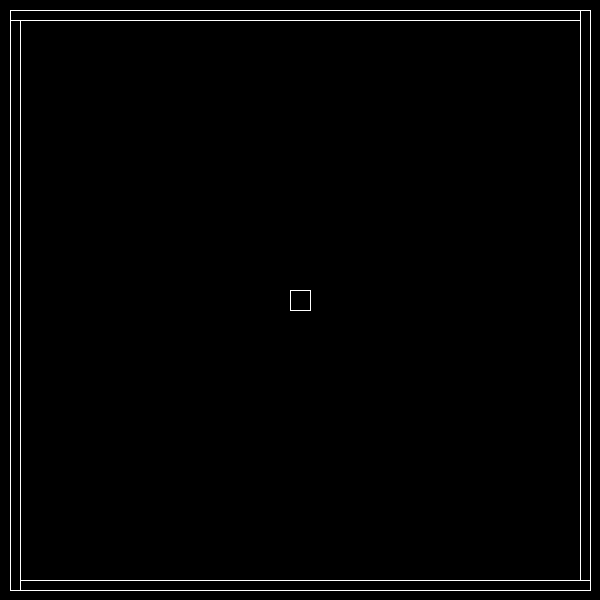
Frame 1 (no input)
Frame 60 (the mouse pressed at the canvas centre just before this capture): identical to frame 1, image omitted
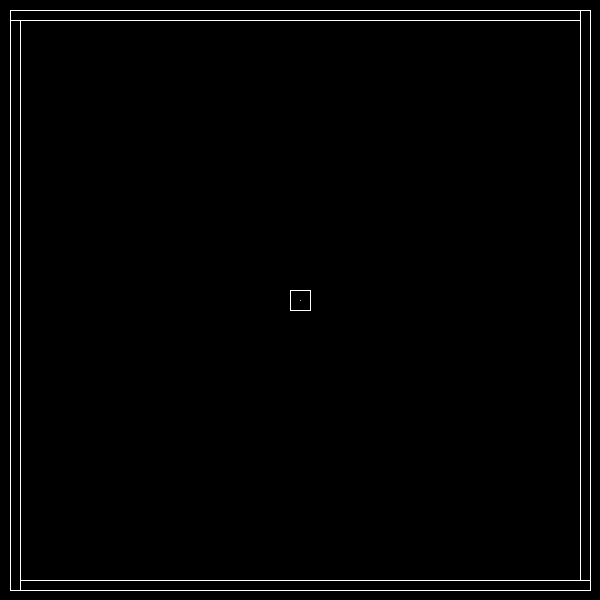
Frame 120 (the mouse held since frame 60 and released just before this capture)

The Processing sketch that drew these frames (run headless with seeded random() and noise(); from frame 60 on, the mouse is pressed at the canvas centre):

// Processing sketch: RBCollision2DOld
// ── RBCollision2DOld.pde

// For all functions try to keep PVectors out of parameters to increase speed
// Exceptions:
//    PVector[] lineOverlap(PVector[] line)

//      TODONE
// Calculate vertices based on offsets and angle
// Able to create / drag rigid bodies
// Function to detect overlap between rigidbodies
// Fully read through article http://chrishecker.com/Rigid_body_dynamics
// Subdivision of time to collide more precisely
// Add toShow to rigidbody

//      TODO
// Fix jittering caused by incorrect subdivision
// Fix case of subdivision collision where edges align
// Calculate mass of object
// Calculate moment of inertia around centre
// Redo using own Double2 class

// CURRENTLY DEBUG
// After collisions it is moving the point in which it collides backwards
// rather than removing it completely.
// This is leading to the subdivision moving backwards out of the
// current time section as it is chasing the collision which is Moving
// itself backwards.
// Could be collision calculation or subdivision


// #region - Setup

 // Variables
final float pixelsPerMetre = 100;
float totalTime;
RigidBodyScene globalRbs;

RigidBody dragRB;
float dragPosDirAngle;
float dragPosDirMag;
PVector createPos;


void setup() { // PApplet - Setup processing functions
  size(600, 600);
  stroke(255);
  noFill();
  setupVariables();
}


void setupVariables() { // PApplet - Setup variables
  totalTime = 0;
  globalRbs = new RigidBodyScene(new PVector(20, 20), new PVector(width - 40, height - 40), 10);
  new RigidBody(globalRbs, false, true, new PVector[] {
    new PVector(-10, -10),
    new PVector(-10, 10),
    new PVector(10, 10),
    new PVector(10, -10)
  }, new PVector(width/2, height/2), 0);
}

// #endregion


// #region - Main

void draw() { // PApplet - Draw to the screen
  background(0);
  globalRbs.update();
  globalRbs.show();
  showInteract();
}


void showInteract() { // PApplet - Show drag / create interactions
  if (createPos != null) { // Show create
    PVector mousePos = getMousePos();
    PVector centre = PVector.mult(PVector.add(mousePos, createPos), 0.5);
    PVector[] vertices = new PVector[] {
      createPos,
      PVector.add(centre, vPerp(PVector.sub(createPos, centre))),
      mousePos,
      PVector.add(centre, vPerp(PVector.sub(mousePos, centre))),
    };
    quad(
      vertices[0].x, vertices[0].y,
      vertices[1].x, vertices[1].y,
      vertices[2].x, vertices[2].y,
      vertices[3].x, vertices[3].y
    );

  } else if (dragRB != null) { // Show drag
    PVector dragDir = new PVector(
      dragPosDirMag * cos(dragPosDirAngle + dragRB.rot),
      dragPosDirMag * sin(dragPosDirAngle + dragRB.rot)
    );
    line(mouseX, mouseY, dragRB.pos.x + dragDir.x, dragRB.pos.y + dragDir.y);
  }
}

// #endregion


// #region - Other

float vDot(PVector vec0, PVector vec1) { // Get dot product of 2 vectors
  return vec0.x * vec1.x + vec0.y * vec1.y;
}


PVector vPerp(PVector vec) { // Get perpendicular vector of given vector
  return new PVector(-vec.y, vec.x);
}


void mousePressed() { // PApplet - Called when the mouse is pressed

  // Find current interacted RigidBodyScene
  PVector mousePos = getMousePos();
  RigidBody rbOntop = globalRbs.rbOntop(mouseX, mouseY);

  // Trying to drag a RigidBody
  if (rbOntop != null) {
    PVector dragDir = PVector.sub(mousePos, rbOntop.pos);
    dragRB = rbOntop;
    dragPosDirMag = dragDir.mag();
    dragPosDirAngle = dragDir.heading() - dragRB.rot;

  // Trying to create a RigidBody
  } else {
    createPos = mousePos;
  }
}


void mouseReleased() { // PApplet - Called when the mouse is released

  //  Dragging a RigidBody
  if (dragRB != null) {
    PVector dragPos = PVector.add(dragRB.pos, new PVector(
      dragPosDirMag * cos(dragPosDirAngle + dragRB.rot),
      dragPosDirMag * sin(dragPosDirAngle + dragRB.rot)
    ));
    PVector dragForce = PVector.sub(getMousePos(), dragPos);
    dragRB.applyImpulseToPoint(dragPos, dragForce);
    dragRB = null;
    dragPosDirMag = 0;
    dragPosDirAngle = 0;

  // Create a RigidBody
  } else if (createPos != null) {
    PVector mousePos = getMousePos();
    PVector centre = PVector.mult(PVector.add(mousePos, createPos), 0.5);
    new RigidBody(globalRbs, true, true, new PVector[] {
      PVector.sub(createPos, centre),
      vPerp(PVector.sub(mousePos, centre)),
      PVector.sub(mousePos, centre),
      vPerp(PVector.sub(createPos, centre))
    }, centre, 0);
    createPos = null;
  }
}


PVector getMousePos() { // PApplet - Get PVector of mouse position
  return new PVector(mouseX, mouseY);
}

// #endregion


// Stores rigidBodies and allows them to collide
class RigidBodyScene {
  // #region - Setup

  final int updatesPerFrame; // Config variables

  ArrayList<RigidBody> rigidBodies; // Main variables
  PVector borderPos;
  PVector borderSize;
  float borderWidth;


  RigidBodyScene(PVector borderPos_, PVector borderSize_, float borderWidth_) { // Standard constructor
    updatesPerFrame = 20;

    rigidBodies = new ArrayList<RigidBody>();
    borderPos = borderPos_;
    borderSize = borderSize_;
    borderWidth = borderWidth_;

    new RigidBody(this, false, true, new PVector[] { // Setup borders
      new PVector(-borderWidth/2, -(borderSize.y+borderWidth)/2),
      new PVector(-borderWidth/2, (borderSize.y+borderWidth)/2),
      new PVector(borderWidth/2, (borderSize.y+borderWidth)/2),
      new PVector(borderWidth/2, -(borderSize.y+borderWidth)/2),
    }, new PVector(borderPos.x-borderWidth/2, borderPos.y+(borderSize.y+borderWidth)/2), 0);
    new RigidBody(this, false, true, new PVector[] {
      new PVector(-(borderSize.x+borderWidth)/2, -borderWidth/2),
      new PVector(-(borderSize.x+borderWidth)/2, borderWidth/2),
      new PVector((borderSize.x+borderWidth)/2, borderWidth/2),
      new PVector((borderSize.x+borderWidth)/2, -borderWidth/2),
    }, new PVector(borderPos.x-borderWidth+(borderSize.x+borderWidth)/2, borderPos.y-borderWidth/2), 0);
    new RigidBody(this, false, true, new PVector[] {
      new PVector(-borderWidth/2, -(borderSize.y+borderWidth)/2),
      new PVector(-borderWidth/2, (borderSize.y+borderWidth)/2),
      new PVector(borderWidth/2, (borderSize.y+borderWidth)/2),
      new PVector(borderWidth/2, -(borderSize.y+borderWidth)/2),
    }, new PVector(borderPos.x+borderSize.x+borderWidth/2, borderPos.y-borderWidth+(borderSize.y+borderWidth)/2), 0);
    new RigidBody(this, false, true, new PVector[] {
      new PVector(-(borderSize.x+borderWidth)/2, -borderWidth/2),
      new PVector(-(borderSize.x+borderWidth)/2, borderWidth/2),
      new PVector((borderSize.x+borderWidth)/2, borderWidth/2),
      new PVector((borderSize.x+borderWidth)/2, -borderWidth/2),
    }, new PVector(borderPos.x+(borderSize.x+borderWidth)/2, borderPos.y+borderSize.y+borderWidth/2), 0);
  }

  // #endregion


  // #region - Called

  void update() { // Called from PApplet draw
    rbProgressTime(1.0 / (frameRate * updatesPerFrame));
  }

  void show() { // Called from PApplet draw
    rbShow();
  }

  // #endregion


  // #region - RigidBody Functions


  // Collision et 3-4
  // Back to 3 - find none
  // Forward to 4
  // Update variables and collide


  void rbProgressTime(float dt) {
    // Handle physics on all rigidbodies
    for (int i = 0; i < updatesPerFrame; i++) {
      float currentDT = 0;
      float et = dt / 10.0;
      boolean collision = false;
      if (rbCheckCollisions()) {println("Error 0"); noLoop(); return;}


      // Time to progress or collision to handle
      while (collision || currentDT != dt) {

        // Progress to max and check collisions
        rbMovement(dt - currentDT); currentDT += (dt - currentDT);
        collision = rbCheckCollisions();


        // Handle the current collision
        if (collision) {

          // Subdivide backwards until found collision
          while (collision) {
            if (currentDT < 0) {println("Error 1"); noLoop(); return;}
            rbMovement(-et); currentDT -= et;
            collision = rbCheckCollisions();
            if (!collision) {
              rbMovement(et); currentDT += et;
            }
          }

          // Resolve the current collision
          rbCheckCollisions();
          rbUpdateCollisions();
        }
      }

      // Update total time
      totalTime += dt;
    }
  }


  void rbShow() { // Show all rigidBodies
    for (RigidBody rb : rigidBodies) rb.show();
  }


  void rbMovement(float dt) { // Update physics of rigidbodies
    for (RigidBody rb : rigidBodies)
      rb.updateMovement(dt);
  }


  boolean rbCheckCollisions() { // Check all rigidBodies to see if there is collision
    boolean collision = false;
    for (RigidBody rb : rigidBodies)
      if (rb.checkCollision())
        collision = true;
    return collision;
  }


  void rbUpdateCollisions() { // Update collisions on all rigidbodies
    for (RigidBody rb : rigidBodies)
      rb.updateCollision();
  }


  void rbAdd(RigidBody rb) { // Add a rigidBody
    rigidBodies.add(rb);
  }


  RigidBody rbOntop(float px, float py) { // Get rigidBody underneath point
    for (RigidBody rb : rigidBodies)
      if (rb.pointOverlap(px, py))
        return rb;
    return null;
  }

  // #endregion
}


// rigidBody that is managed by a rigidBodyScene
class RigidBody {
  // #region - Setup

  RigidBodyScene rbs; // Main variables
  boolean isKinematic;
  boolean isVisible;
  PVector[] vertexOffsets;
  PVector[] vertices;

  float mass; // Constant variables
  float momInertPos;

  PVector pos; // Kinematic variables
  PVector posVel;
  float rot;
  float rotVel;
  RigidBody toCollideRB;
  PVector[] toCollideOverlapInfo;


  RigidBody(  // Standard constructor
    RigidBodyScene rbs_, boolean isKinematic_, boolean isVisible_, PVector[] vertexOffsets_,
    PVector pos_, float rot_) {

    rbs = rbs_;
    isKinematic = isKinematic_;
    isVisible = isVisible_;
    vertexOffsets = vertexOffsets_;
    vertices = new PVector[4];

    mass = calculateMass();
    momInertPos = calculateMomInertPos();

    pos = pos_;
    posVel = new PVector(0, 0);
    rot = rot_;
    rotVel = 0;
    toCollideRB = null;
    toCollideOverlapInfo = null;

    rbs.rbAdd(this);
    calculateVertices();
  }

  // #endregion


  // #region - Called

  void updateMovement(float dt) { // Move based on velocities and accelerations
    if (isKinematic) {
      pos.add(PVector.mult(posVel, dt));
      rot += (rotVel * dt);
    }
    calculateVertices();
  }


  boolean checkCollision() { // Check if this rigidBody is colliding with another
    toCollideRB = null;
    toCollideOverlapInfo = null;
    for (RigidBody rbo : rbs.rigidBodies) {
      if (rbo != this && (rbo.isKinematic || isKinematic)) {
        PVector[] overlapInfo = rigidBodyOverlap(rbo);
        if (overlapInfo != null) {
          toCollideRB = rbo;
          toCollideOverlapInfo = overlapInfo;
          return true;
        }
      }
    }
    return false;
  }


  void updateCollision() { // Check for collision then collide using an impulse
    if (toCollideRB != null)
      collide(toCollideRB, toCollideOverlapInfo);
  }


  void show() { // Show at position with rotation and size
    if (isVisible) {
      beginShape();
      for (PVector vtx : vertices)
      vertex(vtx.x, vtx.y);
      endShape(CLOSE);
    }
  }

  // #endregion


  // #region - Physics

  void applyImpulseToPoint(PVector point, PVector jn) { // Apply an impulse
    // jn = mv - mu
    // posAcc += (jn) / mass;
    // rotAcc += (jn • rAP^T) / momInert;
    posVel.add(jn.mult(1.0 / mass));
    rotVel += vDot(vPerp(PVector.sub(point, pos)), jn) / momInertPos;
  }


  float calculateMass() { // Calculate the mass
    // Split into triangles and get mass using equations
    return 5;
  }


  float calculateMomInertPos() { // Calculate the moment of inertia around the pos
    // Sum of (mass * perpRad^2) for each point
    return 5000;
  }


  void calculateVertices() { // Calculate the position of each vertex
    // x' = xcosθ - ysinθ
    // y' = xsinθ + ycosθ
    for (int i = 0; i < vertexOffsets.length; i++) {
      vertices[i] = new PVector(
        pos.x + (vertexOffsets[i].x * cos(rot) - vertexOffsets[i].y * sin(rot)),
        pos.y + (vertexOffsets[i].x * sin(rot) + vertexOffsets[i].y * cos(rot))
      );
    }
  }


  void collide(RigidBody rbo, PVector[] overlapInfo) { // Collide with another rigidBody
    // Need to apply a continuous change instantly
    // Force over time in an infinitely small amount of Time
    // Use impulse = mv - mu = ft
    // Apply the impulse to a point
    // Divided by mass and added will end with v
    // Imperfect subidvision means this needs to place boxes in position afterwards

    if (isKinematic) {
      // Calculate necessary variables
      float cor = 1;
      PVector p = overlapInfo[0];
      PVector n = overlapInfo[1];
      PVector diff = overlapInfo[2];
      PVector vecAPT = vPerp(PVector.sub(p, pos));
      PVector vecBPT = vPerp(PVector.sub(p, rbo.pos));
      PVector velAtPointAP = PVector.add(posVel, PVector.mult(vecAPT, rotVel));
      PVector velAtPointBP = PVector.add(rbo.posVel, PVector.mult(vecBPT, rbo.rotVel));
      PVector velAB = PVector.sub(velAtPointBP, velAtPointAP);
      float massA = mass;
      float massB = rbo.mass;
      float inertA = momInertPos;
      float inertB = rbo.momInertPos;
      float j = 0;

      // Other is kinematic (standard collision)
      if (rbo.isKinematic) {
        j = (-(1 + cor) * vDot(velAB, n))
        / (vDot(n, PVector.mult(n, 1.0 / massA + 1.0 / massB))
          + (vDot(vecAPT, n) * vDot(vecAPT, n)) / inertA
          + (vDot(vecBPT, n) * vDot(vecBPT, n)) / inertB);

      // Other is not kinematic (other has infinite mass)
      } else {
        j = (-(1 + cor) * vDot(velAB, n))
        / (vDot(n, PVector.mult(n, 1.0 / massA))
          + (vDot(vecAPT, n) * vDot(vecAPT, n)) / inertA);
      }

      // Act on collision
      applyImpulseToPoint(p, PVector.mult(n, -j));
      pos.sub(diff);
      println("Colliding along " + n.x + ", " + n.y + " with j " + j + " and readjustment of " + -diff.x + ", " + -diff.y);
    }
  }

  // #endregion


  // #region - Overlap

  boolean pointOverlap(float px, float py) { // Returns whether a point is ontop
    for (int i = 0; i <= vertexOffsets.length; i++) {
      int vtx0 = (i) % vertexOffsets.length;
      int vtx1 = (i+1) % vertexOffsets.length;
      PVector dir0 = vPerp(PVector.sub(vertices[vtx1], vertices[vtx0]));
      PVector dir1 = PVector.sub(new PVector(px, py), vertices[vtx0]);
      if (vDot(dir0, dir1) >= 0)
        return false;
    }
    return true;
  }


  PVector[] lineOverlap(PVector[] line) { // Returns the edge a line is ontop of
    for (int count = 0; count <= vertexOffsets.length; count++) {
      int vtx0 = (count) % vertexOffsets.length;
      int vtx1 = (count+1) % vertexOffsets.length;
      float s1dx, s1dy, s2dx, s2dy;
      s1dx = vertices[vtx1].x - vertices[vtx0].x;
      s1dy = vertices[vtx1].y - vertices[vtx0].y;
      s2dx = line[1].x - line[0].x;
      s2dy = line[1].y - line[0].y;
      float s, t;
      s = (-s1dy * (vertices[vtx0].x - line[0].x) + s1dx * (vertices[vtx0].y - line[0].y))
        / (-s2dx * s1dy + s1dx * s2dy);
      t = ( s2dx * (vertices[vtx0].y - line[0].y) - s2dy * (vertices[vtx0].x - line[0].x))
        / (-s2dx * s1dy + s1dx * s2dy);
      if (s >= 0 && s <= 1 && t >= 0 && t <= 1) {
        PVector sPointVec = new PVector(s2dx * (1 - s), s2dy * (1 - s));
        return new PVector[] {vertices[vtx0], vertices[vtx1], sPointVec};
      }
    }
    return null;
  }


  PVector[] rigidBodyOverlap(RigidBody rbo) { // Check if rigidBody overlap

    // Check each vertex of this shape for overlap
    for (PVector vtx : vertices) {
      if (rbo.pointOverlap(vtx.x, vtx.y)) {

        // If There is overlap find the edge
        PVector[] overlappedEdge = rbo.lineOverlap(new PVector[] {pos, vtx});
        if (overlappedEdge != null) {

          // Return the normal and point of overlap
          PVector norm = vPerp(PVector.sub(overlappedEdge[1], overlappedEdge[0]));
          PVector edgeToVertex = overlappedEdge[2];
          return new PVector[] {vtx, norm, edgeToVertex};
        }
      }
    }

    // Check each vertex of this shape for overlap
    for (PVector vtx : rbo.vertices) {
      if (pointOverlap(vtx.x, vtx.y)) {

        // If There is overlap find the edge
        PVector[] overlappedEdge = lineOverlap(new PVector[] {rbo.pos, vtx});
        if (overlappedEdge != null) {

          // Return the normal and point of overlap
          PVector norm = vPerp(PVector.sub(overlappedEdge[1], overlappedEdge[0]));
          PVector edgeToVertex = overlappedEdge[2];
          return new PVector[] {vtx, norm, edgeToVertex};
        }
      }
    }

    return null;
  }

  // #endregion
}
